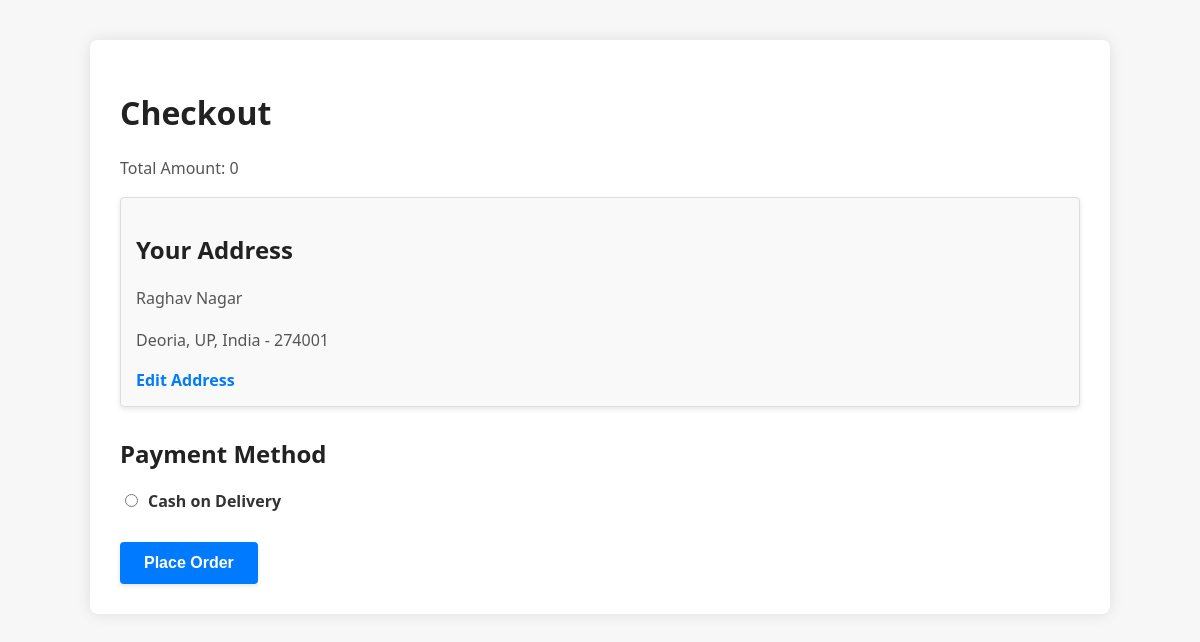
The app's page /pages/checkout.php (signed in) with its own data.
### tables this page shows
CREATE TABLE `addresses` (
  `id` int(11) NOT NULL,
  `user_id` int(11) NOT NULL,
  `address_line_1` varchar(255) NOT NULL,
  `address_line_2` varchar(255) DEFAULT NULL,
  `city` varchar(255) NOT NULL,
  `state` varchar(255) NOT NULL,
  `country` varchar(255) NOT NULL,
  `postal_code` varchar(20) NOT NULL,
  `created_at` timestamp NOT NULL DEFAULT current_timestamp()
);

### pages/checkout.php (the view, shortened to what this page needs)
<?php
include 'database.php';
$user_id = $_SESSION['user_id'];
$stmt = $pdo->prepare("SELECT * FROM addresses WHERE user_id = ?");
$stmt->execute([$user_id]);
$user_address = $stmt->fetch(PDO::FETCH_ASSOC);
?>
<!DOCTYPE html>
<html>
<head>
</head>
<body>
<div class="container">
    <h1>Checkout</h1>
    <p>Total Amount: <?php echo isset($_SESSION['cart']) ? array_sum(array_column($_SESSION['cart'], 'price')) : 0; ?></p>
    <?php if (!$user_address || isset($_GET['edit'])): ?>
        <form method="POST" action="">
            <label for="address_line_1">Address Line 1:</label>
            <input type="text" id="address_line_1" name="address_line_1" value="<?php echo htmlspecialchars($user_address['address_line_1'] ?? ''); ?>" required>
            <label for="address_line_2">Address Line 2:</label>
            <input type="text" id="address_line_2" name="address_line_2" value="<?php echo htmlspecialchars($user_address['address_line_2'] ?? ''); ?>">
            <label for="city">City:</label>
            <input type="text" id="city" name="city" value="<?php echo htmlspecialchars($user_address['city'] ?? ''); ?>" required>
            <label for="state">State:</label>
            <input type="text" id="state" name="state" value="<?php echo htmlspecialchars($user_address['state'] ?? ''); ?>" required>
            <label for="country">Country:</label>
            <input type="text" id="country" name="country" value="<?php echo htmlspecialchars($user_address['country'] ?? ''); ?>" required>
            <label for="postal_code">Postal Code:</label>
            <input type="text" id="postal_code" name="postal_code" value="<?php echo htmlspecialchars($user_address['postal_code'] ?? ''); ?>" required>
            <button type="submit" name="<?php echo $user_address ? 'edit_address' : 'add_address'; ?>"><?php echo $user_address ? 'Update Address' : 'Add Address'; ?></button>
        </form>
    <?php else: ?>
        <div class="address">
            <h2>Your Address</h2>
            <p><?php echo htmlspecialchars($user_address['address_line_1']); ?></p>
            <p><?php echo htmlspecialchars($user_address['city']); ?>, <?php echo htmlspecialchars($user_address['state']); ?>, <?php echo htmlspecialchars($user_address['country']); ?> - <?php echo htmlspecialchars($user_address['postal_code']); ?></p>
            <a href="checkout.php?edit=true" class="edit-link">Edit Address</a>
        </div>
        <form method="POST" action="">
            <h2>Payment Method</h2>
            <div class="radio-container">
                <input type="radio" id="cod" name="payment" value="cod" required>
                <label for="cod">Cash on Delivery</label>
            </div>
            <button type="submit" name="place_order">Place Order</button>
        </form>
    <?php endif; ?>
</div>
</body>
</html>

### pages/checkout.php (style rules this page uses)
body { font-family: 'Segoe UI', Tahoma, Geneva, Verdana, sans-serif; background-color: #f7f7f7; margin: 0; padding: 0; color: #333; }
.container { max-width: 960px; margin: 40px auto; background: #fff; padding: 30px; box-shadow: 0 0 15px rgba(0, 0, 0, 0.1); border-radius: 8px; }
h1, h2 { color: #222; font-weight: 600; }
p { color: #555; line-height: 1.6; }
form { margin-top: 30px; }
label { display: block; margin-bottom: 10px; color: #333; font-weight: 600; }
input[type="text"], input[type="number"], input[type="radio"] { width: calc(100% - 22px); padding: 12px; margin-bottom: 15px; border: 1px solid #ddd; border-radius: 4px; font-size: 14px; }
input[type="radio"] { width: auto; }
button { background-color: #007BFF; color: white; border: none; padding: 12px 24px; text-align: center; text-decoration: none; display: inline-block; font-size: 16px; margin-top: 10px; cursor: pointer; border-radius: 4px; transition: background-color 0.3s; box-shadow: 0 2px 5px rgba(0, 0, 0, 0.1); font-weight: 600; }
.address { background-color: #f9f9f9; border: 1px solid #ddd; padding: 15px; border-radius: 4px; margin-bottom: 20px; box-shadow: 0 2px 5px rgba(0, 0, 0, 0.1); }
a.edit-link { color: #007BFF; text-decoration: none; font-weight: 600; }
.radio-container { display: flex; align-items: center; margin-bottom: 10px; }
.radio-container input[type="radio"] { margin-right: 10px; }

### records on screen
addresses: address_line_1 "Raghav Nagar", city "Deoria", state "UP", country "India", postal_code "274001"
